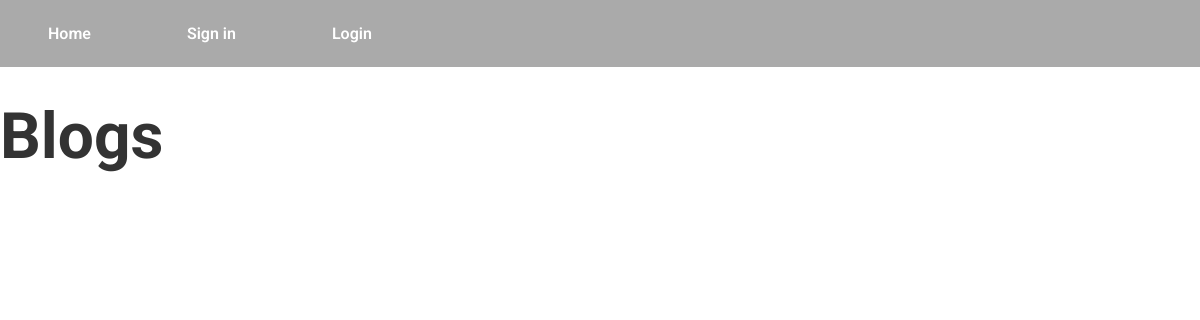
Before: / with the older database file.
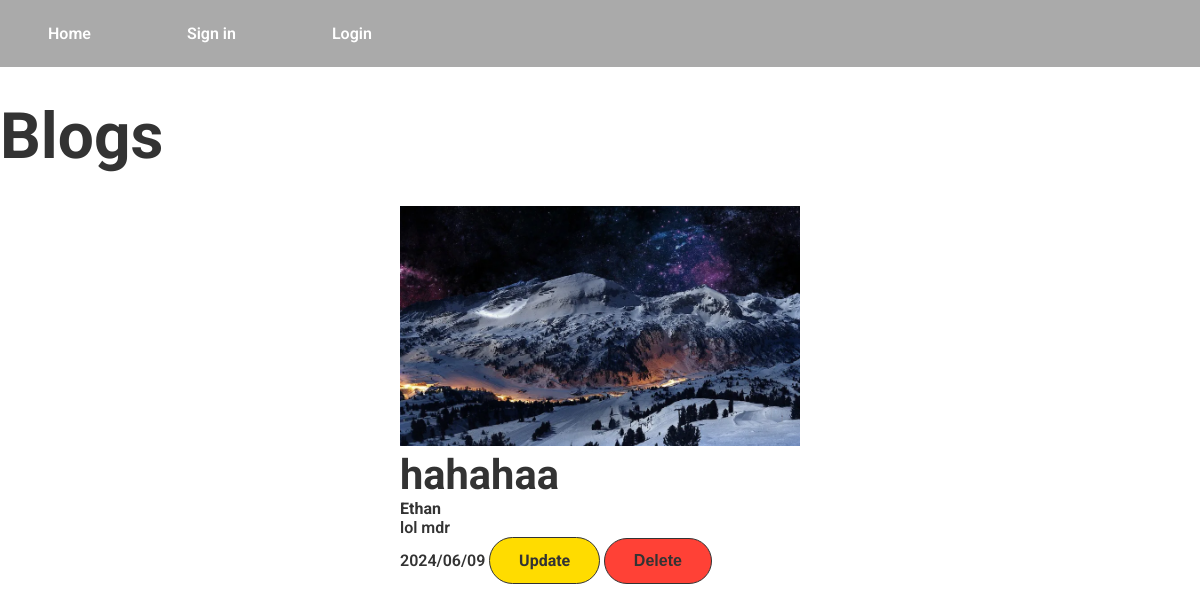
After: the same page with the newer database file.
### tables this page shows
CREATE TABLE IF NOT EXISTS `blog` (
  `id_blog` int NOT NULL AUTO_INCREMENT,
  `id_user` int NOT NULL,
  `title_blog` varchar(60) NOT NULL,
  `description_blog` varchar(850) NOT NULL,
  `file_blog` varchar(1000) NOT NULL,
  `datetime_blog` datetime NOT NULL,
  PRIMARY KEY (`id_blog`),
  UNIQUE KEY `id_blog` (`id_blog`),
  KEY `blog_fk1` (`id_user`)
);

CREATE TABLE IF NOT EXISTS `user` (
  `id_user` int NOT NULL AUTO_INCREMENT,
  `username` varchar(60) NOT NULL,
  `password` varchar(120) NOT NULL,
  PRIMARY KEY (`id_user`),
  UNIQUE KEY `id_user` (`id_user`)
);

### src/Controllers/ViewController.php (called while the page is built, shortened)
<?php
class ViewController extends Controller
{
    public function showHome(): void
    {
        $blogs = $this->blogManager->getAll();
        require VIEWS . 'index.php';
    }
}

### src/Route.php (called while the page is built, shortened)
<?php
class Route
{
    private $path;
    private $callable;
    private $matches = [];
    public function __construct($path, $callable)
    {
        $this->path = trim($path, '/');
        $this->callable = $callable;
    }
    public function match($url)
    {
        $url = trim($url, '/');
        $path = preg_replace('#:([\w]+)#', '([^/]+)', $this->path);
        $regex = "#^$path$#i";
        if (!preg_match($regex, $url, $matches)) {
            return false;
        }
        array_shift($matches);
        $this->matches = $matches;
        return true;
    }
    public function call()
    {
        $rep = explode("@", $this->callable);
        $controller = new $controller();
        return call_user_func_array([$controller, $rep[1]], $this->matches);
    }
}

### src/Router.php (called while the page is built, shortened)
<?php
class Router
{
    private $url;
    private $routes = [];
    public function __construct($url)
    {
        $this->url = $url;
    }
    public function get($path, $callable)
    {
        $route = new Route($path, $callable);
        $this->routes["GET"][] = $route;
        return $route;
    }
    public function post($path, $callable)
    {
        $route = new Route($path, $callable);
        $this->routes["POST"][] = $route;
        return $route;
    }
    public function run()
    {
        foreach ($this->routes[$_SERVER['REQUEST_METHOD']] as $route) {
            if ($route->match($this->url)) {
                return $route->call();
            }
        }
    }
}

### public/index.php (called while the page is built, shortened)
<?php
require SRC . 'helper.php';
$router = new Project\Router($_SERVER["REQUEST_URI"]);
$router->get('/', "ViewController@showHome");
$router->get('/login/', "ViewController@showLogin");
$router->post('/login/', "UserController@login");
$router->get('/register/', "ViewController@showRegister");
$router->post('/register/', "UserController@register");
$router->get('/logout/', "UserController@logout");
$router->get('/create-new-blog/', "ViewController@showCreateBlog");
$router->post('/storeBlog/', "BlogController@store");
$router->get('/update-blog/:id_blog/:id_user/', "ViewController@showUpdateBlog");
$router->post('/updateBlog/:id_blog/', "BlogController@update");
$router->get('/delete-blog/:id_blog/', "BlogController@delete");
$router->run();

### src/Controllers/Controller.php (called while the page is built, shortened)
<?php
abstract class Controller
{
    public function __construct()
    {
        $this->blogManager = new BlogManager();
    }
}

### src/Models/Manager.php (called while the page is built, shortened)
<?php
abstract class Manager
{
    public function __construct()
    {
        $this->bdd = new \PDO('mysql:host=' . HOST . ';dbname=' . DATABASE . ';charset=utf8;', USER, PASSWORD);
    }
}

### src/Models/BlogManager.php (called while the page is built, shortened)
<?php
class BlogManager extends Manager
{
    public function getAll(): array
    {
        $result = $this->bdd->query("SELECT id_blog, blog.id_user, user.username, title_blog, description_blog, file_blog, datetime_blog FROM blog JOIN user ON blog.id_user = user.id_user ORDER BY datetime_blog");
        return $result->fetchAll(\PDO::FETCH_CLASS, "Project\Models\Blog");
    }
}

### src/Models/Blog.php (called while the page is built, shortened)
<?php
class Blog
{
    private int $id_blog;
    private int $id_user;
    private string $username;
    private string $title_blog;
    private string $description_blog;
    private string $file_blog;
    private string $datetime_blog;
    public function getid_blog(): int
    {
        return $this->id_blog;
    }
    public function getid_user(): int
    {
        return $this->id_user;
    }
    public function getusername(): string
    {
        return $this->username;
    }
    public function gettitle_blog(): string
    {
        return $this->title_blog;
    }
    public function getdescription_blog(): string
    {
        return $this->description_blog;
    }
    public function getfile_blog(): string
    {
        return $this->file_blog;
    }
    public function getdatetime_blog(): string
    {
        return $this->datetime_blog;
    }
}

### src/helper.php (called while the page is built, shortened)
<?php
function escape($data)
{
    return stripslashes(trim(htmlspecialchars($data)));
}

### src/Views/index.php (the view, shortened to what this page needs)
<h1>Blogs</h1>
<div class="blogs">
    <?php foreach ($blogs as $blog) {
        $date = new DateTime($blog->getdatetime_blog()); ?>
        <article id="blog_<?= escape($blog->getid_blog()) ?>">
            <img src="/files/<?= escape($blog->getfile_blog()) ?>" alt="<?= escape($blog->getfile_blog()) ?>">
            <div>
                <h2><?= escape($blog->gettitle_blog()) ?></h2>
                <strong><?= escape($blog->getusername()) ?></strong>
            </div>
            <p><?= escape($blog->getdescription_blog()) ?></p>
            <time datetime="<?= escape($date->format("Y-m-d h:i:s")) ?>"><?= escape($date->format("Y/m/d")) ?></time>
            <a class="buttonsUpdate"
                href="/update-blog/<?= escape($blog->getid_blog()) ?>/<?= escape($blog->getid_user()) ?>/">Update</a>
            <button class="buttonsDelete" data-id="<?= escape($blog->getid_blog()) ?>">Delete</button>
        </article>
    <?php } ?>
</div>
<?php
$content = ob_get_clean();
require VIEWS . 'layout.php';
?>

### src/Views/layout.php (shortened to what this page needs)
<!DOCTYPE html>
<html lang="en">
<head>
    <link rel="stylesheet" href="/style/main.css">
</head>
<body>
    <header>
        <nav>
            <?php if (!isset($_SESSION["user"]["username"])) { ?>
                <ul>
                    <li><a href="/">Home</a></li>
                    <li><a href="/register/">Sign in</a></li>
                    <li><a href="/login/">Login</a></li>
                </ul>
            <?php } ?>
        </nav>
    </header>
    <main>
        <?php echo $content; ?>
    </main>
</body>
</html>

### public/style/main.css (style rules this page uses)
* { color: inherit; margin: 0; padding: 0; box-sizing: border-box; background-repeat: no-repeat; }
article, aside, details, figcaption, figure, footer, header, hgroup, menu, nav, section { display: block; }
img { -o-object-fit: cover; object-fit: cover; max-width: 100%; user-drag: none; -webkit-user-drag: none; }
ul, ol { list-style: none; }
a { text-decoration: none; display: inline-block; }
button { border: none; background-color: inherit; }
a, button { -webkit-user-select: none; -moz-user-select: none; user-select: none; cursor: pointer; }
body { font-family: "Roboto", sans-serif; color: #333; font-size: 1rem; font-weight: 600; }
h1 { font-size: 3rem; font-weight: 700; }
h2 { font-size: 2rem; font-weight: 700; }
@media (min-width: 768px) { h1 { font-size: 3.5rem; } }
@media (min-width: 1040px) { h1 { font-size: 4rem; } }
@media (min-width: 1040px) { h2 { font-size: 2.6rem; } }
.buttonsDelete, .buttonsUpdate, .button { font-size: 1rem; padding: 0.8rem 1.8rem; border: solid 0.1rem; }
.buttonsUpdate { font-weight: bold; background-color: #ffdc00; border-radius: 3rem; }
.buttonsDelete { font-weight: bold; background-color: #ff4136; border-radius: 3rem; }
header nav { color: #fff; background-color: #aaa; padding: 1.5rem 3rem; display: flex; justify-content: space-between; align-items: center; }
header nav ul { display: flex; gap: 6rem; }
body { min-height: 100vh; display: flex; flex-direction: column; }
h1 { margin: 2rem auto; }
.blogs { display: flex; justify-content: center; align-items: center; flex-wrap: wrap; }
.blogs article img { width: 25rem; height: 15rem; }

Changed rows visible on the page:
added blog: file_blog (picture), title_blog "hahahaa", id_user.username "Ethan", description_blog "lol mdr", datetime_blog "2024/06/09"
